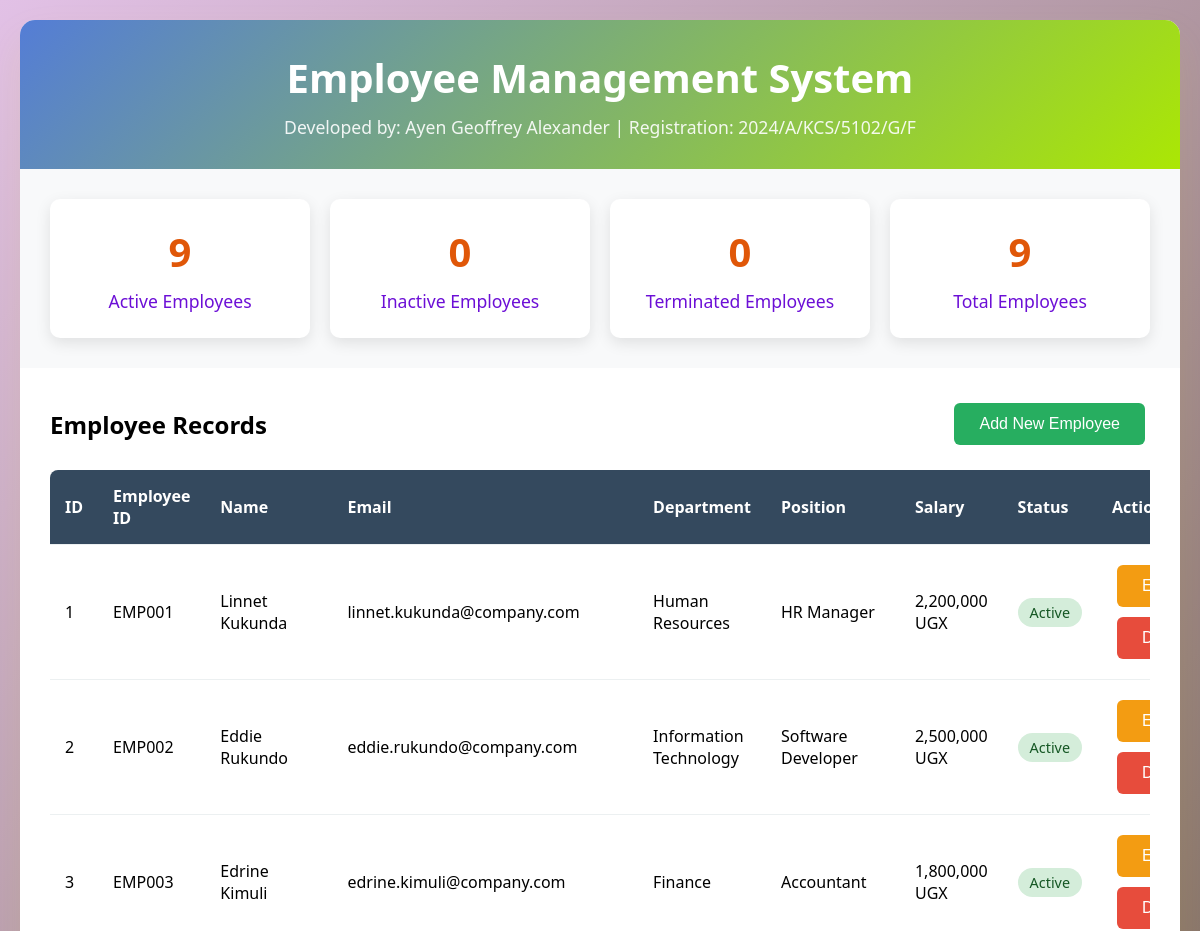
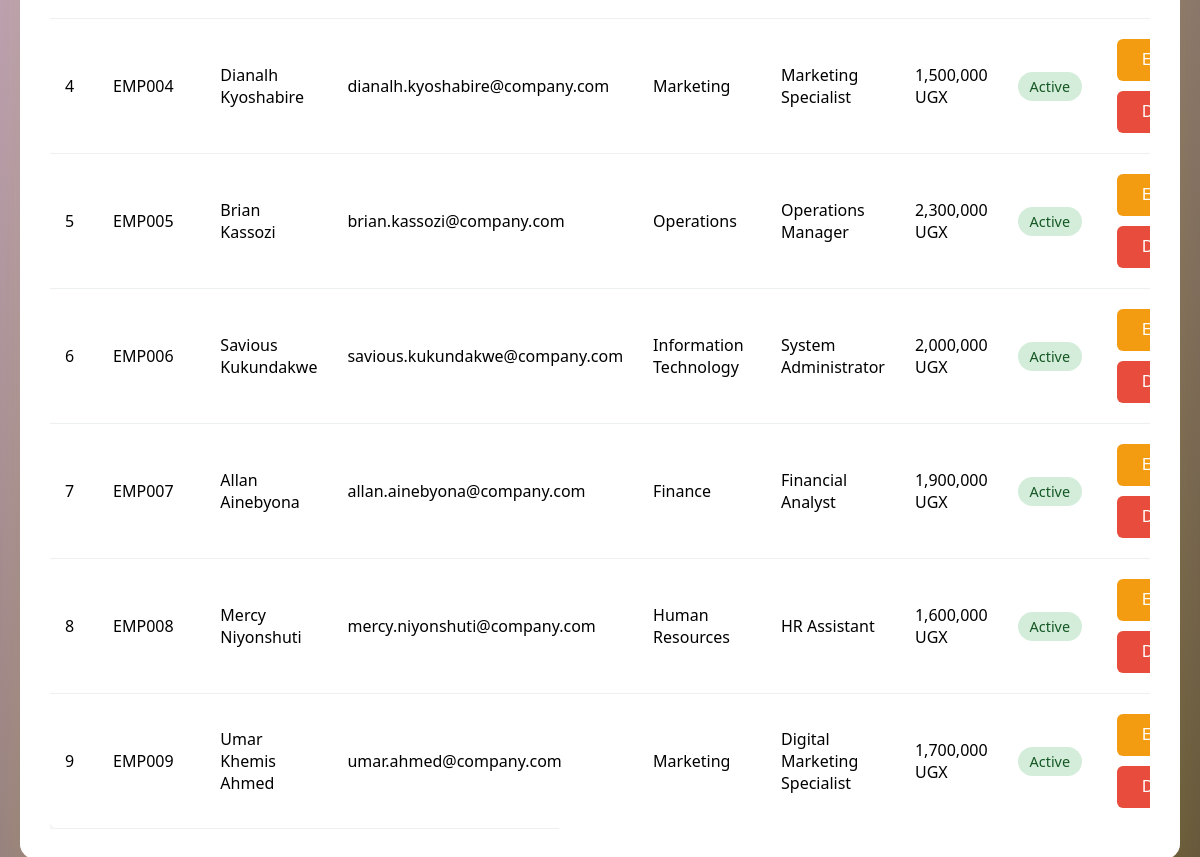
The page /interface.php on the database its author committed (2 pictures, top to bottom).
### tables this page shows
CREATE TABLE employees (
    id INT AUTO_INCREMENT PRIMARY KEY,
    employee_id VARCHAR(20) UNIQUE NOT NULL,
    first_name VARCHAR(50) NOT NULL,
    last_name VARCHAR(50) NOT NULL,
    email VARCHAR(100) UNIQUE NOT NULL,
    phone VARCHAR(15),
    department VARCHAR(50),
    position VARCHAR(50),
    salary DECIMAL(10,2),
    hire_date DATE,
    status ENUM('active', 'inactive', 'terminated') DEFAULT 'active',
    created_at TIMESTAMP DEFAULT CURRENT_TIMESTAMP,
    updated_at TIMESTAMP DEFAULT CURRENT_TIMESTAMP ON UPDATE CURRENT_TIMESTAMP
);

### handler.php (called while the page is built, shortened)
<?php
class Database {
    private $host = '127.0.0.1';
    private $db_name = 'employee_management';
    private $username = 'root';
    private $password = '';
    public function getConnection() {
        $this->conn = null;
        try {
            $this->conn = mysqli_init();
            $this->conn->options(MYSQLI_OPT_CONNECT_TIMEOUT, 5);
            $this->conn->real_connect($this->host, $this->username, $this->password, $this->db_name);
            $this->conn->set_charset("utf8");
        } catch (Throwable $e) {
            throw new Exception("Connection failed: " . $e->getMessage());
        }
        return $this->conn;
    }
}
class Employee {
    private $conn;
    private $table_name = "employees";
    public function __construct($db) {
        $this->conn = $db;
    }
    public function readAll() {
        $query = "SELECT * FROM " . $this->table_name . " ORDER BY created_at DESC";
        $result = $this->conn->query($query);
        return $result;
    }
    public function getStatusCount() {
        $query = "SELECT status, COUNT(*) as count FROM " . $this->table_name . " GROUP BY status";
        $result = $this->conn->query($query);
        $status_counts = [];
        while ($row = $result->fetch_assoc()) {
            $status_counts[$row['status']] = $row['count'];
        }
        return $status_counts;
    }
}
$database = new Database();
try {
    $db = $database->getConnection();
} catch (Exception $e) {
    $db = null;
}
$employee = new Employee($db);
try {
    if ($db instanceof mysqli && $db->ping()) {
        $employees = $employee->readAll();
        $status_counts = $employee->getStatusCount();
    } else {
        throw new Exception('Database connection is not available. Please ensure MySQL is running.');
    }
} catch (Exception $e) {
    $message = "Error loading employees: " . $e->getMessage();
    $message_type = "error";
    $employees = null;
    $status_counts = [];
}
?>

### interface.php (the view, shortened to what this page needs)
<?php
require_once 'handler.php';
?>
<!DOCTYPE html>
<html lang="en">
<head>
</head>
<body>
    <div class="container">
        <div class="header">
            <h1>Employee Management System</h1>
            <p>Developed by: Ayen Geoffrey Alexander | Registration: 2024/A/KCS/5102/G/F</p>
        </div>
        <div class="stats">
            <div class="stat-card">
                <div class="stat-number"><?php echo isset($status_counts['active']) ? $status_counts['active'] : 0; ?></div>
                <div class="stat-label">Active Employees</div>
            </div>
            <div class="stat-card">
                <div class="stat-number"><?php echo isset($status_counts['inactive']) ? $status_counts['inactive'] : 0; ?></div>
                <div class="stat-label">Inactive Employees</div>
            </div>
            <div class="stat-card">
                <div class="stat-number"><?php echo isset($status_counts['terminated']) ? $status_counts['terminated'] : 0; ?></div>
                <div class="stat-label">Terminated Employees</div>
            </div>
            <div class="stat-card">
                <div class="stat-number"><?php echo array_sum($status_counts); ?></div>
                <div class="stat-label">Total Employees</div>
            </div>
        </div>
        <div class="content">
            <div style="display: flex; justify-content: space-between; align-items: center; margin-bottom: 20px;">
                <h2>Employee Records</h2>
                <button class="btn btn-success" onclick="openModal('createModal')">Add New Employee</button>
            </div>
            <div class="table-container">
                <table>
                    <thead>
                        <tr>
                            <th>ID</th>
                            <th>Employee ID</th>
                            <th>Name</th>
                            <th>Email</th>
                            <th>Department</th>
                            <th>Position</th>
                            <th>Salary</th>
                            <th>Status</th>
                            <th>Actions</th>
                        </tr>
                    </thead>
                    <tbody>
                        <?php if ($employees && $employees->num_rows > 0): ?>
                            <?php while ($row = $employees->fetch_assoc()): ?>
                                <tr>
                                    <td><?php echo htmlspecialchars($row['id']); ?></td>
                                    <td><?php echo htmlspecialchars($row['employee_id']); ?></td>
                                    <td><?php echo htmlspecialchars($row['first_name'] . ' ' . $row['last_name']); ?></td>
                                    <td><?php echo htmlspecialchars($row['email']); ?></td>
                                    <td><?php echo htmlspecialchars($row['department']); ?></td>
                                    <td><?php echo htmlspecialchars($row['position']); ?></td>
                                    <td><?php echo number_format($row['salary'], 0); ?> UGX</td>
                                    <td><span class="status <?php echo $row['status']; ?>"><?php echo ucfirst($row['status']); ?></span></td>
                                    <td>
                                        <button class="btn btn-warning" onclick="editEmployee(<?php echo htmlspecialchars(json_encode($row)); ?>)">Edit</button>
                                        <button class="btn btn-danger" onclick="deleteEmployee(<?php echo $row['id']; ?>)">Delete</button>
                                    </td>
                                </tr>
                            <?php endwhile; ?>
                        <?php endif; ?>
                    </tbody>
                </table>
            </div>
        </div>
    </div>
</body>
</html>

### interface.php (style rules this page uses)
* { margin: 0; padding: 0; box-sizing: border-box; }
body { font-family: 'Segoe UI', Tahoma, Geneva, Verdana, sans-serif; background: linear-gradient(135deg, #e2c1e6ff 0%, #66573bff 100%); min-height: 100vh; padding: 20px; }
.container { max-width: 1200px; margin: 0 auto; background: white; border-radius: 15px; box-shadow: 0 20px 40px rgba(213, 216, 8, 0.1); overflow: hidden; }
.header { background: linear-gradient(135deg, #547dd6ff 0%, #abe704ff 100%); color: white; padding: 30px; text-align: center; }
.header h1 { font-size: 2.5em; margin-bottom: 10px; }
.header p { font-size: 1.1em; opacity: 0.9; }
.stats { display: grid; grid-template-columns: repeat(auto-fit, minmax(200px, 1fr)); gap: 20px; padding: 30px; background: #f8f9fa; }
.stat-card { background: white; padding: 25px; border-radius: 10px; text-align: center; box-shadow: 0 5px 15px rgba(0,0,0,0.1); transition: transform 0.3s ease; }
.stat-number { font-size: 2.5em; font-weight: bold; color: #e05708ff; margin-bottom: 10px; }
.stat-label { color: #6c0fd6ff; font-size: 1.1em; }
.content { padding: 30px; }
.btn { background: #3498db; color: white; padding: 12px 25px; border: none; border-radius: 6px; cursor: pointer; font-size: 1em; text-decoration: none; display: inline-block; transition: background 0.3s ease; margin: 5px; }
.btn-success { background: #27ae60; }
.btn-danger { background: #e74c3c; }
.btn-warning { background: #f39c12; }
.table-container { overflow-x: auto; margin-top: 20px; }
table { width: 100%; border-collapse: collapse; background: white; border-radius: 8px; overflow: hidden; box-shadow: 0 5px 15px rgba(0,0,0,0.1); }
th, td { padding: 15px; text-align: left; border-bottom: 1px solid #ecf0f1; }
th { background: #34495e; color: white; font-weight: 600; }
.status { padding: 5px 12px; border-radius: 20px; font-size: 0.9em; font-weight: 500; }
.status.active { background: #d4edda; color: #155724; }

### rows shown on the page
employees: id "1", employee "EMP001", first_name+last_name "Linnet Kukunda", email "linnet.kukunda@company.com", department "Human Resources", position "HR Manager", salary "2,200,000", status "Active"
employees: id "2", employee "EMP002", first_name+last_name "Eddie Rukundo", email "eddie.rukundo@company.com", department "Information Technology", position "Software Developer", salary "2,500,000", status "Active"
employees: id "3", employee "EMP003", first_name+last_name "Edrine Kimuli", email "edrine.kimuli@company.com", department "Finance", position "Accountant", salary "1,800,000", status "Active"
employees: id "4", employee "EMP004", first_name+last_name "Dianalh Kyoshabire", email "dianalh.kyoshabire@company.com", department "Marketing", position "Marketing Specialist", salary "1,500,000", status "Active"
employees: id "5", employee "EMP005", first_name+last_name "Brian Kassozi", email "brian.kassozi@company.com", department "Operations", position "Operations Manager", salary "2,300,000", status "Active"
employees: id "6", employee "EMP006", first_name+last_name "Savious Kukundakwe", email "savious.kukundakwe@company.com", department "Information Technology", position "System Administrator", salary "2,000,000", status "Active"
employees: id "7", employee "EMP007", first_name+last_name "Allan Ainebyona", email "allan.ainebyona@company.com", department "Finance", position "Financial Analyst", salary "1,900,000", status "Active"
employees: id "8", employee "EMP008", first_name+last_name "Mercy Niyonshuti", email "mercy.niyonshuti@company.com", department "Human Resources", position "HR Assistant", salary "1,600,000", status "Active"
employees: id "9", employee "EMP009", first_name+last_name "Umar Khemis Ahmed", email "umar.ahmed@company.com", department "Marketing", position "Digital Marketing Specialist", salary "1,700,000", status "Active"

### other values the page prints
$status_counts['active'] "9"
array_sum($status_counts) "9"
